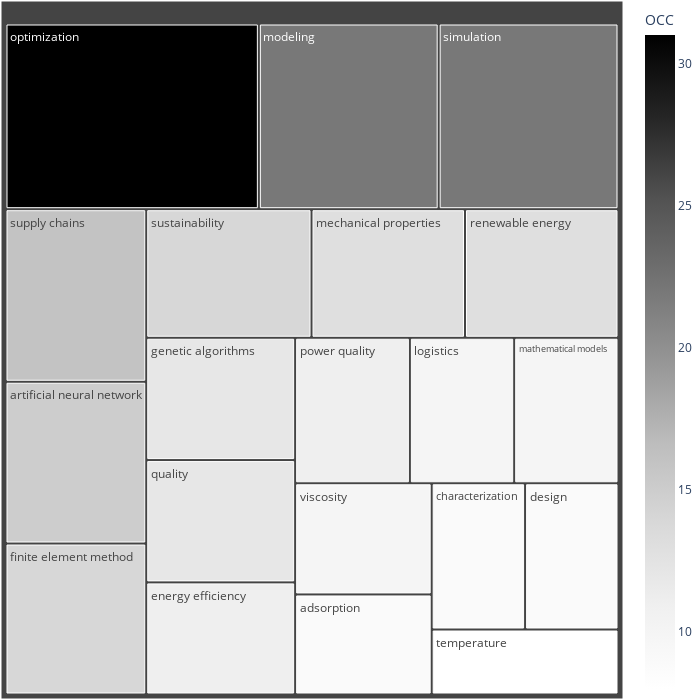

Source (notebook cell):
### Markdown cell above
Treemap
---

### Code cell
from techminer2 import bibliometrix

bibliometrix.words.treemap(
   criterion='author_keywords',
   topics_length=20,
   directory="../../../data/",
).update_layout(
    width=700,
    height=700,
)

### Figure 1 — Plotly figure (JSON) as saved in the notebook; plotly's stock layout.template omitted (floating-point values rounded to 4 significant figures)
{"data": [{"branchvalues": "total", "customdata": [[9], [15], [9], [9], [11], [14], [12], [10], [10], [13], [22], [31], [11], [12], [13], [22], [16], [14], [8], [10]], "domain": {"x": [0, 1], "y": [0, 1]}, "hovertemplate": "labels=%{label}<br>OCC_sum=%{value}<br>parent=%{parent}<br>id=%{id}<br>OCC=%{color}<extra></extra>", "ids": ["adsorption", "artificial neural network", "characterization", "design", "energy efficiency", "finite element method", "genetic algorithms", "logistics", "mathematical models", "mechanical properties", "modeling", "optimization", "power quality", "quality", "renewable energy", "simulation", "supply chains", "sustainability", "temperature", "viscosity"], "labels": ["adsorption", "artificial neural network", "characterization", "design", "energy efficiency", "finite element method", "genetic algorithms", "logistics", "mathematical models", "mechanical properties", "modeling", "optimization", "power quality", "quality", "renewable energy", "simulation", "supply chains", "sustainability", "temperature", "viscosity"], "marker": {"coloraxis": "coloraxis", "colors": [9, 15, 9, 9, 11, 14, 12, 10, 10, 13, 22, 31, 11, 12, 13, 22, 16, 14, 8, 10]}, "name": "", "parents": ["", "", "", "", "", "", "", "", "", "", "", "", "", "", "", "", "", "", "", ""], "root": {"color": "lightgrey"}, "type": "treemap", "values": [9, 15, 9, 9, 11, 14, 12, 10, 10, 13, 22, 31, 11, 12, 13, 22, 16, 14, 8, 10]}], "layout": {"coloraxis": {"colorbar": {"title": {"text": "OCC"}}, "colorscale": [[0, "rgb(255,255,255)"], [0.125, "rgb(240,240,240)"], [0.25, "rgb(217,217,217)"], [0.375, "rgb(189,189,189)"], [0.5, "rgb(150,150,150)"], [0.625, "rgb(115,115,115)"], [0.75, "rgb(82,82,82)"], [0.875, "rgb(37,37,37)"], [1, "rgb(0, 0, 0)"]]}, "height": 700, "legend": {"tracegroupgap": 0}, "margin": {"b": 1, "l": 1, "r": 1, "t": 1}, "width": 700}}
